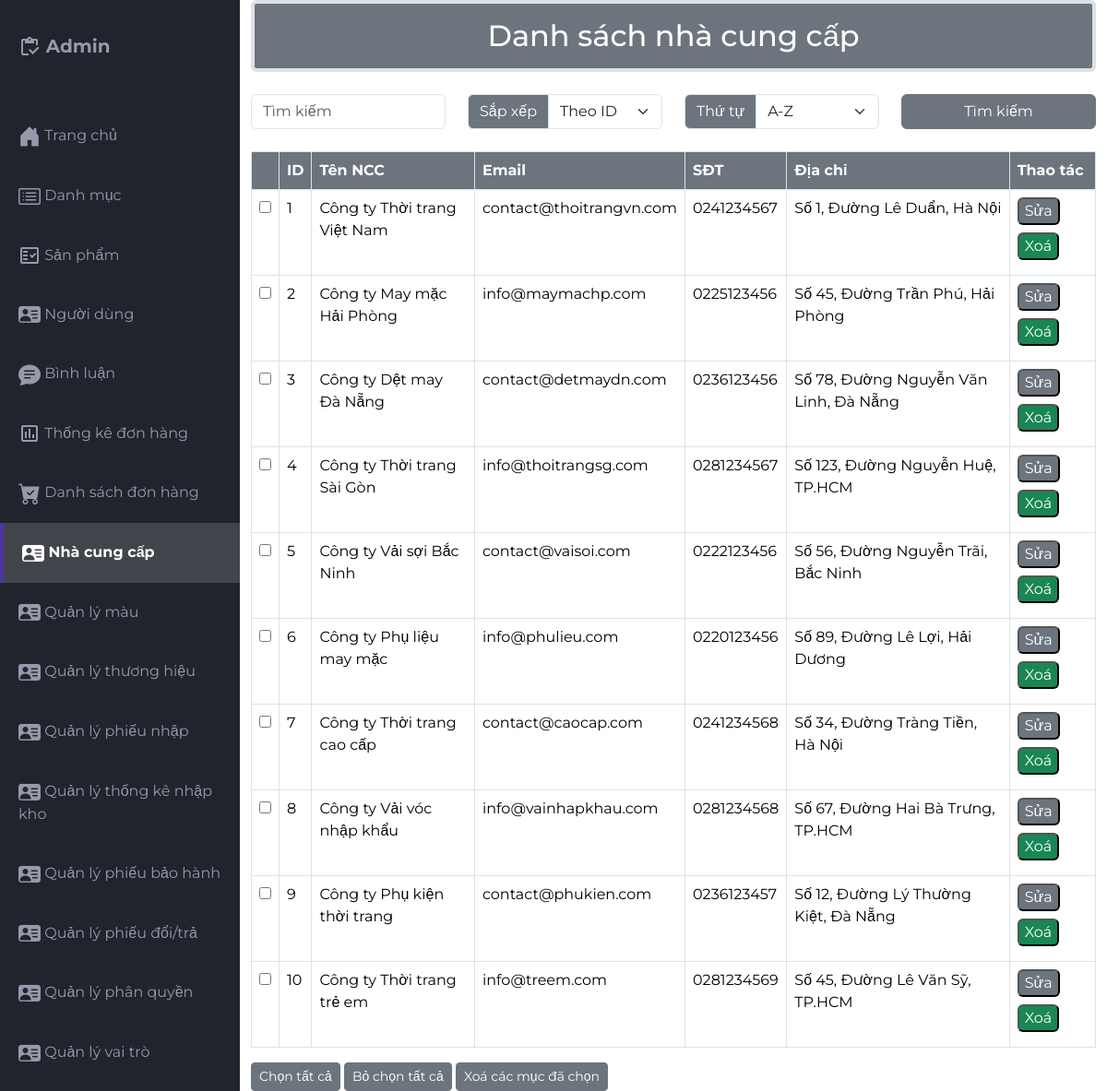
Screenshot of /src/Admin/indexadmin.php?act=ncc (signed in) with the database file from the repository.
### tables this page shows
CREATE TABLE `nhacungcap` (
  `ncc_id` int(10) NOT NULL COMMENT 'ID nhà cung cấp',
  `ncc_name` varchar(255) NOT NULL COMMENT 'Tên nhà cung cấp',
  `ncc_diachi` varchar(255) NOT NULL COMMENT 'Địa chỉ nhà cung cấp',
  `ncc_sdt` varchar(20) NOT NULL COMMENT 'Số điện thoại nhà cung cấp',
  `ncc_email` varchar(255) NOT NULL COMMENT 'Email nhà cung cấp',
  `ncc_trangthai` int(1) NOT NULL DEFAULT 0 COMMENT 'Trạng thái (0: hoạt động, 1: ngừng hoạt động)'
);

### src/app/model/connectdb.php (called while the page is built, shortened)
<?php
function get_connect()
{
    try {
        $conn = new PDO("mysql:host=localhost;dbname=da1;charset=utf8", "root", "");
        $conn->setAttribute(PDO::ATTR_ERRMODE, PDO::ERRMODE_EXCEPTION);
        return $conn;
    } catch (Exception $e) {
        echo 'Kết nối thất bại: ' . $e->getMessage();
        return null;
    }
}
function pdo_queryall($sql)
{
    $thamso = array_slice(func_get_args(), 1);
    $conn = get_connect();
    try {
        $exe = $conn->prepare($sql);
        $exe->execute($thamso);
        return $exe->fetchAll(PDO::FETCH_ASSOC);
    } catch (Exception $e) {
        echo 'Thao tác thất bại: ' . $e->getMessage();
    } finally {
        unset($conn);
    }
}

### src/app/model/nhacungcap.php (called while the page is built, shortened)
<?php
function loadall_ncc($keyword = '', $sapXep = 'id', $thuTu = 'asc')
{
    $sql = "SELECT * FROM nhacungcap WHERE 1";
    switch ($sapXep) {
        case 'id':
        default:
            $sql .= " ORDER BY ncc_id";
            break;
    }
    $sql .= " " . ($thuTu == 'desc' ? 'DESC' : 'ASC');
    $listNCC = pdo_queryall($sql);
    return $listNCC;
}

### src/Admin/nhacungcap/listNCC.php (the view, shortened to what this page needs)
<div class="container">
    <h2 class="border border-4 mb-4 text-bg-secondary p-3 text-center rounded">Danh sách nhà cung cấp</h2>
    <form action="indexadmin.php?act=ncc" class="mb-4" method="post" enctype="multipart/form-data">
        <div class="row align-items-center">
            <div class="col-md-3">
                <input class="form-control" type="text" placeholder="Tìm kiếm" name="searchNCC"
                    value="<?= isset($_POST['searchNCC']) ? $_POST['searchNCC'] : '' ?>" />
            </div>
            <div class="col-md-3">
                <div class="input-group">
                    <span class="input-group-text bg-secondary text-white">Sắp xếp</span>
                    <select name="sapXepNCC" class="form-select" onchange="this.form.submit()">
                        <option value="id"
                            <?= isset($_POST['sapXepNCC']) && $_POST['sapXepNCC'] == 'id' ? 'selected' : '' ?>>Theo ID
                        </option>
                    </select>
                </div>
            </div>
            <div class="col-md-3">
                <div class="input-group">
                    <span class="input-group-text bg-secondary text-white">Thứ tự</span>
                    <select name="thuTu" class="form-select" onchange="this.form.submit()">
                        <option value="asc" <?= isset($_POST['thuTu']) && $_POST['thuTu'] == 'asc' ? 'selected' : '' ?>>
                            A-Z</option>
                    </select>
                </div>
            </div>
            <div class="col-md-3">
                <button type="submit" class="btn btn-secondary w-100" name="timkiem">Tìm kiếm</button>
            </div>
        </div>
    </form>
    <div class="table-responsive">
        <table class="table table-bordered">
            <thead>
                <tr>
                    <Th class="text-bg-secondary"></Th>
                    <th class="text-bg-secondary">ID</th>
                    <th class="text-bg-secondary">Tên NCC</th>
                    <Th class="text-bg-secondary">Email</Th>
                    <Th class="text-bg-secondary">SĐT</Th>
                    <th class="text-bg-secondary">Địa chỉ</th>
                    <Th class="text-bg-secondary">Thao tác</Th>
                </tr>
            </thead>
            <tbody>
                <?php foreach ($listNCC as $item) {
                    extract($item);
                ?>
                <tr>
                    <td><input type="checkbox" name="checkbox" id=""></td>
                    <td><?= $ncc_id ?></td>
                    <td>
                        <?= $ncc_name ?>
                    </td>
                    <td><?= $ncc_email ?></td>
                    <td><?= $ncc_sdt ?></td>
                    <td><?= $ncc_diachi ?></td>
                    <td>
                        <a href="indexadmin.php?act=suaNCC&ncc_id=<?php echo $ncc_id ?>" class="mb-2"><input
                                class="mb-2 text-bg-secondary rounded" type="button" name="" value="Sửa" id=""></a>
                        <a href="indexadmin.php?act=xoaNCC&ncc_id=<?php echo $ncc_id ?>"><input
                                class="mb-2 text-bg-success rounded" onclick="return confirm('Bạn có chắc muốn xoá ?')"
                                type="button" name="" value="Xoá" id=""></a>
                    </td>
                </tr>
                <?php } ?>
            </tbody>
        </table>
    </div>
    <div class="">
        <button type="button" class="btn btn-secondary btn-sm ">Chọn tất cả</button>
        <button type="button" class="btn btn-secondary btn-sm">Bỏ chọn tất cả</button>
        <button type="button" class="btn btn-secondary btn-sm">Xoá các mục đã chọn</button>
    </div>
</div>

### src/Admin/css/styles.css (style rules this page uses)
body { margin: 0; padding: 0; box-sizing: border-box; background-color: #e6e8ed; color: #666666; font-family: "Montserrat", sans-serif; }

### rows the page displays
nhacungcap: ncc_id "1", ncc_name "Công ty Thời trang Việt Nam", ncc_email "contact@thoitrangvn.com", ncc_sdt "0241234567", ncc_diachi "Số 1, Đường Lê Duẩn, Hà Nội"
nhacungcap: ncc_id "2", ncc_name "Công ty May mặc Hải Phòng", ncc_email "info@maymachp.com", ncc_sdt "0225123456", ncc_diachi "Số 45, Đường Trần Phú, Hải Phòng"
nhacungcap: ncc_id "3", ncc_name "Công ty Dệt may Đà Nẵng", ncc_email "contact@detmaydn.com", ncc_sdt "0236123456", ncc_diachi "Số 78, Đường Nguyễn Văn Linh, Đà Nẵng"
nhacungcap: ncc_id "4", ncc_name "Công ty Thời trang Sài Gòn", ncc_email "info@thoitrangsg.com", ncc_sdt "0281234567", ncc_diachi "Số 123, Đường Nguyễn Huệ, TP.HCM"
nhacungcap: ncc_id "5", ncc_name "Công ty Vải sợi Bắc Ninh", ncc_email "contact@vaisoi.com", ncc_sdt "0222123456", ncc_diachi "Số 56, Đường Nguyễn Trãi, Bắc Ninh"
nhacungcap: ncc_id "6", ncc_name "Công ty Phụ liệu may mặc", ncc_email "info@phulieu.com", ncc_sdt "0220123456", ncc_diachi "Số 89, Đường Lê Lợi, Hải Dương"
nhacungcap: ncc_id "7", ncc_name "Công ty Thời trang cao cấp", ncc_email "contact@caocap.com", ncc_sdt "0241234568", ncc_diachi "Số 34, Đường Tràng Tiền, Hà Nội"
nhacungcap: ncc_id "8", ncc_name "Công ty Vải vóc nhập khẩu", ncc_email "info@vainhapkhau.com", ncc_sdt "0281234568", ncc_diachi "Số 67, Đường Hai Bà Trưng, TP.HCM"
nhacungcap: ncc_id "9", ncc_name "Công ty Phụ kiện thời trang", ncc_email "contact@phukien.com", ncc_sdt "0236123457", ncc_diachi "Số 12, Đường Lý Thường Kiệt, Đà Nẵng"
nhacungcap: ncc_id "10", ncc_name "Công ty Thời trang trẻ em", ncc_email "info@treem.com", ncc_sdt "0281234569", ncc_diachi "Số 45, Đường Lê Văn Sỹ, TP.HCM"
